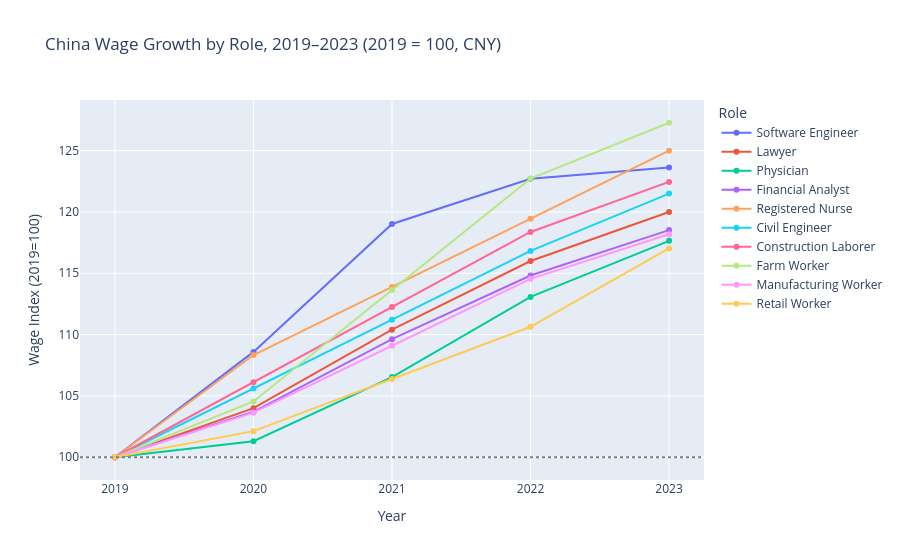

Source (notebook cell):
### Code cell
rows = []
for _, row in grw.iterrows():
    base = row['wage_2019']
    for yr in YEARS:
        rows.append({'role_label': row['role_label'], 'year': yr,
                     'wage_index': row[f'wage_{yr}'] / base * 100})
wage_long = pd.DataFrame(rows)

fig = px.line(
    wage_long, x='year', y='wage_index', color='role_label', markers=True,
    title='China Wage Growth by Role, 2019–2023 (2019 = 100, CNY)',
    labels={'wage_index': 'Wage Index (2019=100)', 'year': 'Year', 'role_label': 'Role'},
)
fig.add_hline(y=100, line_dash='dot', line_color='grey')
fig.show()

### Figure 1 — Plotly figure (JSON) as saved in the notebook; plotly's stock layout.template omitted (floating-point values rounded to 4 significant figures)
{"data": [{"hovertemplate": "Role=Software Engineer<br>Year=%{x}<br>Wage Index (2019=100)=%{y}<extra></extra>", "legendgroup": "Software Engineer", "line": {"color": "#636efa", "dash": "solid"}, "marker": {"symbol": "circle"}, "mode": "lines+markers", "name": "Software Engineer", "orientation": "v", "showlegend": true, "type": "scatter", "x": [2019, 2020, 2021, 2022, 2023], "xaxis": "x", "y": [100.0, 108.6, 119.0, 122.7, 123.6], "yaxis": "y"}, {"hovertemplate": "Role=Lawyer<br>Year=%{x}<br>Wage Index (2019=100)=%{y}<extra></extra>", "legendgroup": "Lawyer", "line": {"color": "#EF553B", "dash": "solid"}, "marker": {"symbol": "circle"}, "mode": "lines+markers", "name": "Lawyer", "orientation": "v", "showlegend": true, "type": "scatter", "x": [2019, 2020, 2021, 2022, 2023], "xaxis": "x", "y": [100.0, 104.0, 110.4, 116.0, 120.0], "yaxis": "y"}, {"hovertemplate": "Role=Physician<br>Year=%{x}<br>Wage Index (2019=100)=%{y}<extra></extra>", "legendgroup": "Physician", "line": {"color": "#00cc96", "dash": "solid"}, "marker": {"symbol": "circle"}, "mode": "lines+markers", "name": "Physician", "orientation": "v", "showlegend": true, "type": "scatter", "x": [2019, 2020, 2021, 2022, 2023], "xaxis": "x", "y": [100.0, 101.3, 106.5, 113.1, 117.6], "yaxis": "y"}, {"hovertemplate": "Role=Financial Analyst<br>Year=%{x}<br>Wage Index (2019=100)=%{y}<extra></extra>", "legendgroup": "Financial Analyst", "line": {"color": "#ab63fa", "dash": "solid"}, "marker": {"symbol": "circle"}, "mode": "lines+markers", "name": "Financial Analyst", "orientation": "v", "showlegend": true, "type": "scatter", "x": [2019, 2020, 2021, 2022, 2023], "xaxis": "x", "y": [100.0, 103.7, 109.6, 114.8, 118.5], "yaxis": "y"}, {"hovertemplate": "Role=Registered Nurse<br>Year=%{x}<br>Wage Index (2019=100)=%{y}<extra></extra>", "legendgroup": "Registered Nurse", "line": {"color": "#FFA15A", "dash": "solid"}, "marker": {"symbol": "circle"}, "mode": "lines+markers", "name": "Registered Nurse", "orientation": "v", "showlegend": true, "type": "scatter", "x": [2019, 2020, 2021, 2022, 2023], "xaxis": "x", "y": [100.0, 108.3, 113.9, 119.4, 125.0], "yaxis": "y"}, {"hovertemplate": "Role=Civil Engineer<br>Year=%{x}<br>Wage Index (2019=100)=%{y}<extra></extra>", "legendgroup": "Civil Engineer", "line": {"color": "#19d3f3", "dash": "solid"}, "marker": {"symbol": "circle"}, "mode": "lines+markers", "name": "Civil Engineer", "orientation": "v", "showlegend": true, "type": "scatter", "x": [2019, 2020, 2021, 2022, 2023], "xaxis": "x", "y": [100.0, 105.6, 111.2, 116.8, 121.5], "yaxis": "y"}, {"hovertemplate": "Role=Construction Laborer<br>Year=%{x}<br>Wage Index (2019=100)=%{y}<extra></extra>", "legendgroup": "Construction Laborer", "line": {"color": "#FF6692", "dash": "solid"}, "marker": {"symbol": "circle"}, "mode": "lines+markers", "name": "Construction Laborer", "orientation": "v", "showlegend": true, "type": "scatter", "x": [2019, 2020, 2021, 2022, 2023], "xaxis": "x", "y": [100.0, 106.1, 112.2, 118.4, 122.4], "yaxis": "y"}, {"hovertemplate": "Role=Farm Worker<br>Year=%{x}<br>Wage Index (2019=100)=%{y}<extra></extra>", "legendgroup": "Farm Worker", "line": {"color": "#B6E880", "dash": "solid"}, "marker": {"symbol": "circle"}, "mode": "lines+markers", "name": "Farm Worker", "orientation": "v", "showlegend": true, "type": "scatter", "x": [2019, 2020, 2021, 2022, 2023], "xaxis": "x", "y": [100.0, 104.5, 113.6, 122.7, 127.3], "yaxis": "y"}, {"hovertemplate": "Role=Manufacturing Worker<br>Year=%{x}<br>Wage Index (2019=100)=%{y}<extra></extra>", "legendgroup": "Manufacturing Worker", "line": {"color": "#FF97FF", "dash": "solid"}, "marker": {"symbol": "circle"}, "mode": "lines+markers", "name": "Manufacturing Worker", "orientation": "v", "showlegend": true, "type": "scatter", "x": [2019, 2020, 2021, 2022, 2023], "xaxis": "x", "y": [100.0, 103.6, 109.1, 114.5, 118.2], "yaxis": "y"}, {"hovertemplate": "Role=Retail Worker<br>Year=%{x}<br>Wage Index (2019=100)=%{y}<extra></extra>", "legendgroup": "Retail Worker", "line": {"color": "#FECB52", "dash": "solid"}, "marker": {"symbol": "circle"}, "mode": "lines+markers", "name": "Retail Worker", "orientation": "v", "showlegend": true, "type": "scatter", "x": [2019, 2020, 2021, 2022, 2023], "xaxis": "x", "y": [100.0, 102.1, 106.4, 110.6, 117.0], "yaxis": "y"}], "layout": {"legend": {"title": {"text": "Role"}, "tracegroupgap": 0}, "shapes": [{"line": {"color": "grey", "dash": "dot"}, "type": "line", "x0": 0, "x1": 1, "xref": "x domain", "y0": 100, "y1": 100, "yref": "y"}], "title": {"text": "China Wage Growth by Role, 2019–2023 (2019 = 100, CNY)"}, "xaxis": {"anchor": "y", "domain": [0.0, 1.0], "title": {"text": "Year"}}, "yaxis": {"anchor": "x", "domain": [0.0, 1.0], "title": {"text": "Wage Index (2019=100)"}}}}
